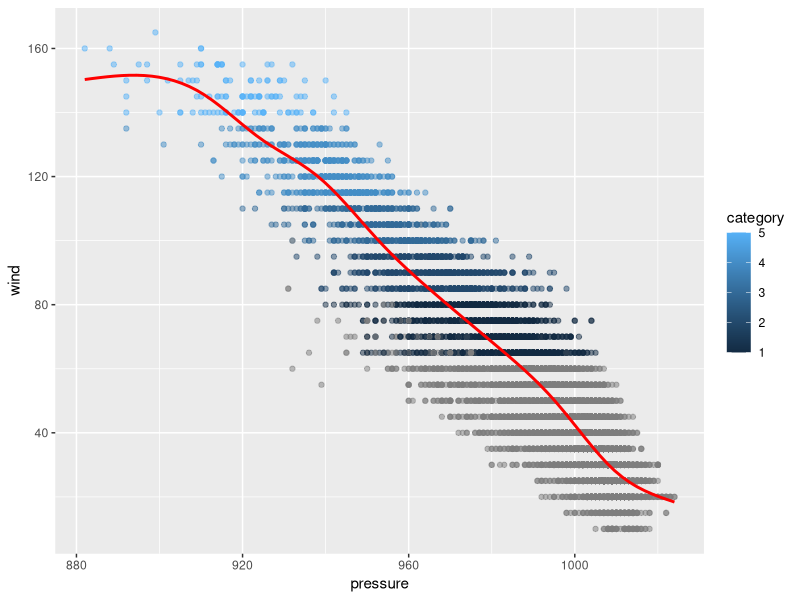

The R script that drew this image:
## ---- chunk 1
library(tidyverse)
library(ggplot2)

ggplot(data = storms, 
       mapping = aes(x = pressure, 
                     y = wind)) +
  geom_point(aes(color = category), alpha = 0.5) +
  geom_smooth(se = FALSE, color = "red")

